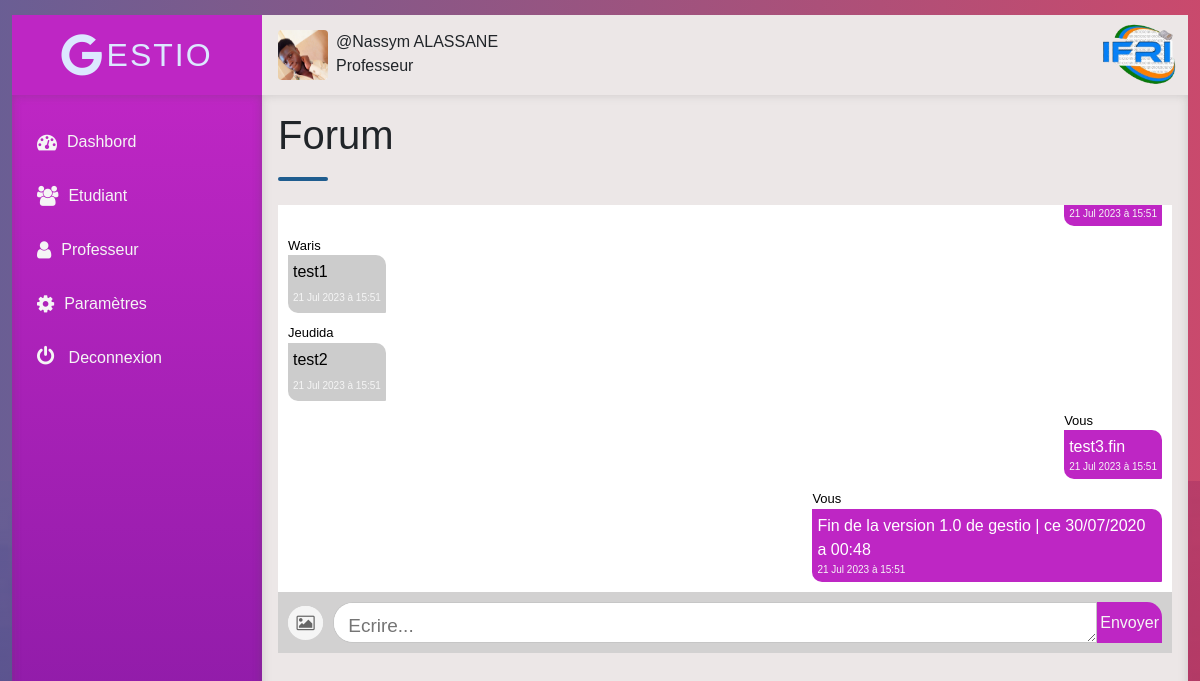
Page /gestio/mainAdmin.php?allow=1&&dash=2 (signed in) on the committed database.
### tables this page shows
CREATE TABLE `forum` (
  `idUti` varchar(255) DEFAULT NULL,
  `pseudo` varchar(255) DEFAULT NULL,
  `message` text DEFAULT NULL,
  `date` datetime DEFAULT NULL,
  `image` varchar(255) DEFAULT NULL
);

### gestio/php/forums.php (the view, shortened to what this page needs)
<?php
    $req= $bdd->prepare('SELECT idUti, pseudo,message,date,image FROM forum ORDER BY idUti limit 200');
    $req->execute();
   ?>
<div class="forum">
   <div class="primary">
        <h1>Forum</h1>
       </div>
        <div class="mybar"></div><br>
    <div class="main-chat">
            <div id="chat">
                <?php
                    while($mes_chat= $req->fetch()){
                        $mes_chat['message'] = $mes_chat['message'].trim(" ");
                        $date_message = date_create($mes_chat['date']);
                        $date_message = date_format($date_message, 'd M Y à H:i');
                        if($mes_chat["message"]){
                           if($mes_chat['pseudo']==$_SESSION['pseudo']){
                            ?>
                            <div class="msg-envoi">
                                <div class="kkk">
                                    <div id="user">
                                        Vous
                                    </div>
                                    <span class="message-envoi"><?php if(($mes_chat['image'])==1){?>
                                        <img src="<?=$mes_chat['message']?>"><?php }
                                        else{echo $mes_chat['message'];}?></br>
                                            <span id="date"><?= $date_message?></span>
                                    </span>
                                </div>
                            </div>
                            <?php
                        }else{
                            ?>
                             <div class="msg-recept">
                                <span id="user"><?= $mes_chat['pseudo']?></span>
                                        <span class="message-recept">
                                            <?php if(($mes_chat['image'])==1){?>
                                            <img src="<?=$mes_chat['message']?>"/>
                                        <?php }
                                        else{echo $mes_chat['message'];}?>
                                        <span id="date"><?= $date_message?></span></span>
                             </div>
                    <?php
                 }
                        }
                    }
    if($_SESSION['pseudo']){
             ?>
                </div>
                <div class="forms">
                    <form method="post" action="main.php" class="form1" enctype="multipart/form-data">
                                <div class="image-upload">
                                    <label for="file-input">
                                        <i class="fa fa-image"></i>
                                    </label>
                                </div>
                    </form>
                    <form method="post" action="php/forum_post.php" class="form2" enctype="multipart/form-data">
                             <textarea name="mess" cols="10" class="mess" placeholder="Ecrire..."></textarea>
                             <input type="submit" value="Envoyer" name="valider"/>
                    </form>
                </div>
                                <?php
             }
        ?>
     </div>
</div>

### gestio/mainAdmin.php (shortened to what this page needs)
<?php
    include('connexionDataBase.php');
    $req2 = $bdd->prepare('SELECT lien_photo FROM image_profil WHERE id_user=? ORDER BY date_enregistrement DESC');
    $req2->execute(array($_SESSION['id_admin']));
    $data2 = $req2->fetch();
?>
<!DOCTYPE html>
<html lang="fr">
<head>
    <link rel="stylesheet" href="css/font-awesome.min.css">
    <link rel="stylesheet" href="css/main.css">
    <link rel="stylesheet" href="css/framework.css">
    <link rel="stylesheet" href="boot/bootstrap.css">
    <link rel="stylesheet" href="https://stackpath.bootstrapcdn.com/bootstrap/4.3.1/css/bootstrap.min.css">
</head>
<body>
    <div class="main-wrap">
       <div class="top-nav">
           <div class="logo">
               <i class="fa fa-google"></i>
               <span>ESTIO</span>
           </div>
           <div class="user-nav">
           <div class="user-box">
                    <div class="pt">
                        <img src="<?php if(empty($data2)){ echo 'img/logo4.jpeg'; }else{ echo $data2['lien_photo']; } ?>" alt="photo de profil utilisateur">
                    </div>
                    <div class="u-name-grade">
                        <p>@<?php echo $_SESSION['user_name']; ?></p>
                        <p>Professeur</p>
                    </div>
               </div>
                <div class="logoUniversite">
                    <img src="img/logoifri.webp" alt="logo école">
               </div>
           </div>
       </div>
       <div class="core">
           <div class="left-nav">
                <?php $allow=0?>
                <ul>
                    <li><a href="mainAdmin.php?allow=1"><i class="fa fa-tachometer" name="dashbord"></i> Dashbord</a></li>
                    <li><a href="mainAdmin.php?allow=2"><i class="fa fa-users"></i> Etudiant</a></li>
                    <li><a href="mainAdmin.php?allow=3"><i class="fa fa-user"></i> Professeur</a></li>
                    <li><a href="mainAdmin.php?allow=4"><i class="fa fa-cog" name="acceuil"></i> Paramètres</a></li>
                    <li><?php include("php/deconnexion.php"); ?><li>
                </ul>
           </div>
           <div class="main-page">
                            <li><?php include("php/deconnexion.php"); ?><li>
                <div class="main-dashboard">
                    <?php
                    extract($_GET);
                    switch($allow)
                    {
                        case 1: include('phpAdmin/dashbord.php');
                            break;
                    }
                    ?>
                </div>
           </div>
       </div>
    </div>
</body>
</html>

### gestio/php/deconnexion.php (shortened to what this page needs)
<!DOCTYPE html>
<html>
  <head>
  </head>
  <body>
    <a href=# onclick="openForm()" onclick="closeForm()" class="title-off">  <p> <i class="fa fa-power-off"></i> Deconnexion </p> </a>
  </body>
</html>

### gestio/phpAdmin/dashbord.php (shortened to what this page needs)
<body>
   <?php
        $dash=0;
        extract($_GET);
        switch($dash)
        {
            case 2: include('php/forums.php');
                break;
        }
   ?>
</body>

### gestio/css/main.css (style rules this page uses)
* { margin: 0; padding: 0; box-sizing: border-box; text-decoration: none; list-style: none; font-family: sans-serif; }
body { background: linear-gradient(to right, rgba(69, 54, 121, 0.8), rgba(188, 28, 72, 0.8)), url('../img/back_first.jpg') no-repeat center; font-family: ebrima, sans-serif; }
.main-wrap { background-color: whitesmoke; width: 98%; height: 100vh; margin: 15px auto; display: flex; flex-direction: column; }
.top-nav { width: 100%; display: flex; }
.top-nav .logo { padding: 1em 0; width: 250px; background-color: rgb(190, 38, 196); display: flex; align-items: center; justify-content: center; }
.top-nav .logo i { font-size: 3em; color: rgb(220, 232, 255); margin-right: 4px; }
.top-nav .logo span { font-size: 2em; color: rgb(220, 232, 255); letter-spacing: 2px; }
.top-nav .user-nav { flex: 1; background-color: rgb(236, 231, 231); }
.user-nav { display: flex; justify-content: space-between; align-items: center; }
.user-nav .pt img { width: 100%; height: 100%; border: none; border-radius: 4px; }
.user-nav .pt { width: 50px; height: 50px; margin-left: 1em; }
.user-box { display: flex; }
.u-name-grade { display: block; position: relative; left: -0.5em; height: 3.1em; margin: 0 1em; }
.u-name-grade p:last-of-type { margin-top: -1em; }
.core { flex: 1; width: 100%; background-color: white; display: flex; }
.core .left-nav { width: 250px; background: linear-gradient(to top, rgb(46, 6, 110), rgb(190, 38, 196)); box-shadow: inset 0px 0px 10px rgba(77, 75, 75, 0.301); overflow-y: hidden; }
.left-nav { padding: 20px 0 0 0; }
.left-nav ul { display: flex; flex-direction: column; }
.left-nav li a { display: flex; color: whitesmoke; align-items: center; text-decoration: none; padding: 15px 15px 15px 25px; }
.left-nav ul li a i { font-size: 20px; margin-right: 10px; }
.core .main-page { flex: 1; box-shadow: inset 0px 0px 10px rgba(128, 128, 128, 0.301); background-color: rgb(236, 231, 231); overflow-y: hidden; }
.logoUniversite { width: 5em; height: 4em; margin-right: 0.5em; }
.logoUniversite img { max-width: 5em; max-height: 5em; }

### gestio/css/framework.css (style rules this page uses)
.mybar { width: 50px; height: 4px; margin: 10px 0 0 0; border: none; border-radius: 8px; background-color: rgb(31, 93, 143); }

### gestio/css/main-dashboard.css (style rules this page uses)
.main-dashboard { padding: 1em; margin: initial; }
.primary { display: flex; justify-content: space-between; }

### gestio/php/forums.php (style rules this page uses)
.main-chat { height: 25em; }
#chat { width: 100%; height: 24.2em; overflow: hidden; overflow-y: scroll; background-color:#fff; display:flex; flex-direction:column; padding: 10px; }
.message-envoi { background: rgb(190, 38, 196); color: white; display: inline-flex; flex-direction:column !important; border-radius: 0 10px 1px 10px; padding: 5px; max-width: 35em; }
.message-recept { max-width: 70%; background-color: #cccccc; color: black; border-radius: 0 10px 1px 10px; padding: 5px; }
.main-chat { display: flex; flex-direction: column; width: 100%; height: 43%; margin: auto; }
#user { font-size: 13px; color: black; }
#date { font-size: 10px; color: whitesmoke; }
form .mess { outline: none; border: 1px solid #5555; width: 95%; height: 2.15em; overflow: hidden; overflow-y: scroll; font-size: 19px; padding: 9px 9px 9px 14px; font-family: sans-serif; border-radius: 20px 0 0 20px; justify-content: center; }
.msg-envoi { margin-top: 10px; display: inline-flex; flex-direction:row; justify-content: flex-end; }
.msg-recept { max-width: 50%; align-items: start; margin-top: 10px; display: flex; flex-direction: column; }
.form2 { display: flex; width: 100%; }
.form2 input { border: none; background: rgb(190, 38, 196); color: whitesmoke; padding: 3px; border-radius: 0 15px 0px 0; }
.image-upload { position: center; background: whitesmoke; color: black; border-radius: 100%; margin: auto 10px auto auto; padding: 0; height: 2.1em; }
.image-upload i { border-radius: 50%; background: whitesmoke; font-size: 17px; padding: 0.5em; color: #666; cursor: pointer; }
.forms { display: flex; background: #cccccccc; justify-content: center; padding: 10px; }
.kkk { display:flex; flex-direction:column; max-width: 40%; }

### rows in the picture
forum: date "21 Jul 2023 à 15:51"
forum: pseudo "Waris", message "test1", date "21 Jul 2023 à 15:51"
forum: pseudo "Jeudida", message "test2", date "21 Jul 2023 à 15:51"
forum: message "test3.fin", date "21 Jul 2023 à 15:51"
forum: message "Fin de la version 1.0 de gestio | ce 30/07/2020 a 00:48", date "21 Jul 2023 à 15:51"

### other values in the picture
$_SESSION['user_name'] "Nassym ALASSANE"
